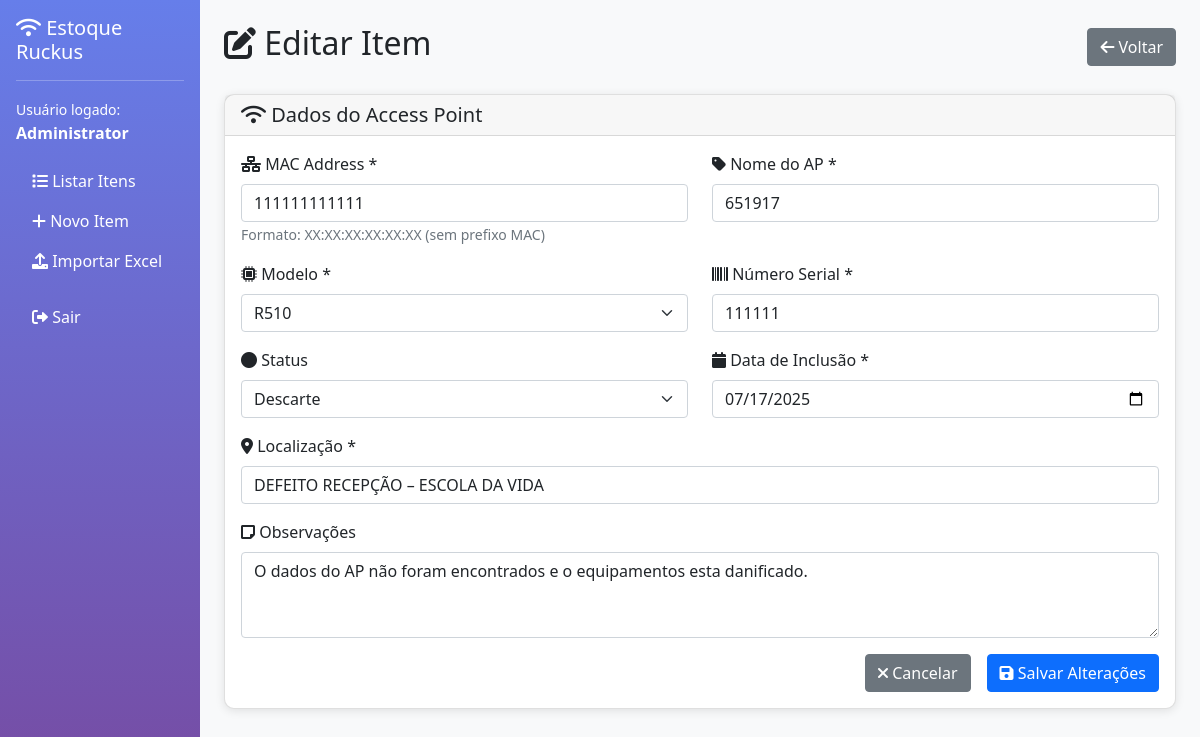
Screenshot of /dashboard/edit_item.php?id=10816 (signed in) with the database file from the repository.
### tables this page shows
CREATE TABLE `estoque` (
  `id` int(11) NOT NULL,
  `apmac` varchar(17) DEFAULT NULL COMMENT 'MAC Address of the Access Point',
  `apname` varchar(100) DEFAULT NULL COMMENT 'Access Point Name/Identifier',
  `model` varchar(50) DEFAULT NULL COMMENT 'Equipment Model',
  `serial` varchar(50) DEFAULT NULL COMMENT 'Serial Number',
  `status` varchar(50) DEFAULT 'Instalado' COMMENT 'Operational Status',
  `location` varchar(200) DEFAULT NULL COMMENT 'Physical Location',
  `inclusao` date DEFAULT NULL COMMENT 'Date added to inventory',
  `obs` text DEFAULT NULL COMMENT 'Additional observations/notes',
  `created_at` timestamp NOT NULL DEFAULT current_timestamp(),
  `updated_at` timestamp NOT NULL DEFAULT current_timestamp() ON UPDATE current_timestamp()
);

### config/database.php (called while the page is built, shortened)
<?php
function getConnection() {
    try {
        $dsn = "mysql:host=" . DB_HOST . ";dbname=" . DB_NAME . ";charset=" . DB_CHARSET;
        $options = [
            PDO::ATTR_ERRMODE            => PDO::ERRMODE_EXCEPTION,
            PDO::ATTR_DEFAULT_FETCH_MODE => PDO::FETCH_ASSOC,
            PDO::ATTR_EMULATE_PREPARES   => false,
        ];
        $pdo = new PDO($dsn, DB_USER, DB_PASS, $options);
        return $pdo;
    } catch (PDOException $e) {
        die("Database connection failed: " . $e->getMessage());
    }
}
?>

### classes/User.php (called while the page is built, shortened)
<?php
require_once '../config/database.php';
class User {
    public function getCurrentUser() {
        if (isset($_SESSION['user_id'])) {
            return [
                'id' => $_SESSION['user_id'],
                'name' => $_SESSION['user_name'],
                'email' => $_SESSION['user_email']
            ];
        }
        return null;
    }
}
?>

### classes/Inventory.php (called while the page is built, shortened)
<?php
class Inventory {
    private $pdo;
    public function __construct() {
        $this->pdo = getConnection();
    }
    public function getById($id) {
        try {
            $stmt = $this->pdo->prepare("SELECT * FROM estoque WHERE id = ?");
            $stmt->execute([$id]);
            $item = $stmt->fetch();
            if ($item) {
                return ['success' => true, 'item' => $item];
            } else {
                return ['success' => false, 'message' => 'Item não encontrado'];
            }
        } catch (PDOException $e) {
            return ['success' => false, 'message' => 'Erro ao buscar item: ' . $e->getMessage()];
        }
    }
    public function getModelOptions() {
        try {
            $stmt = $this->pdo->prepare("
                SELECT DISTINCT option_value
                FROM inventory_options
                WHERE option_type = 'model' AND is_active = 1
                ORDER BY option_value
            ");
            $stmt->execute();
            return $stmt->fetchAll(PDO::FETCH_COLUMN);
        } catch (PDOException $e) {
            return ['R750', 'R650', 'R550', 'R350', 'R320'];
        }
    }
    public function getStatusOptions() {
        try {
            $stmt = $this->pdo->prepare("
                SELECT DISTINCT option_value
                FROM inventory_options
                WHERE option_type = 'status' AND is_active = 1
                ORDER BY option_value
            ");
            $stmt->execute();
            return $stmt->fetchAll(PDO::FETCH_COLUMN);
        } catch (PDOException $e) {
            return ['Instalado', 'Estoque', 'Desaparecido', 'Queimado', 'Descarte', 'Verificar', 'Flagged'];
        }
    }
}
?>

### dashboard/edit_item.php (the view, shortened to what this page needs)
<?php
require_once '../classes/User.php';
require_once '../classes/Inventory.php';
$inventory = new Inventory();
$modelOptions = $inventory->getModelOptions();
$statusOptions = $inventory->getStatusOptions();
$user = new User();
$itemId = isset($_GET['id']) ? (int)$_GET['id'] : 0;
$inventory = new Inventory();
$result = $inventory->getById($itemId);
$item = $result['item'];
$currentUser = $user->getCurrentUser();
?>
<!DOCTYPE html>
<html lang="pt-BR">
<head>
    <link href="https://cdn.jsdelivr.net/npm/bootstrap@5.1.3/dist/css/bootstrap.min.css" rel="stylesheet">
    <link href="https://cdnjs.cloudflare.com/ajax/libs/font-awesome/6.0.0/css/all.min.css" rel="stylesheet">
</head>
<body>
    <div class="container-fluid">
        <div class="row">
            <div class="col-md-2 sidebar p-0">
                <div class="text-white p-3">
                    <h5><i class="fas fa-wifi"></i> Estoque Ruckus</h5>
                    <hr class="text-white">
                    <div class="mb-3">
                        <small>Usuário logado:</small><br>
                        <strong><?= htmlspecialchars($currentUser['name']) ?></strong>
                    </div>
                    <ul class="nav nav-pills flex-column">
                        <li class="nav-item">
                            <a class="nav-link text-white" href="index.php">
                                <i class="fas fa-list"></i> Listar Itens
                            </a>
                        </li>
                        <li class="nav-item">
                            <a class="nav-link text-white" href="add_item.php">
                                <i class="fas fa-plus"></i> Novo Item
                            </a>
                        </li>
                        <li class="nav-item">
                            <a class="nav-link text-white" href="import.php">
                                <i class="fas fa-upload"></i> Importar Excel
                            </a>
                        </li>
                        <li class="nav-item mt-3">
                            <a class="nav-link text-white" href="../auth/logout.php">
                                <i class="fas fa-sign-out-alt"></i> Sair
                            </a>
                        </li>
                    </ul>
                </div>
            </div>
            <div class="col-md-10 main-content p-4">
                <div class="d-flex justify-content-between align-items-center mb-4">
                    <h2><i class="fas fa-edit"></i> Editar Item</h2>
                    <a href="index.php" class="btn btn-secondary">
                        <i class="fas fa-arrow-left"></i> Voltar
                    </a>
                </div>
                <div class="card">
                    <div class="card-header">
                        <h5 class="mb-0"><i class="fas fa-wifi"></i> Dados do Access Point</h5>
                    </div>
                    <div class="card-body">
                        <form action="edit_item_process.php" method="POST">
                            <div class="row">
                                <div class="col-md-6">
                                    <div class="mb-3">
                                        <label for="apmac" class="form-label">
                                            <i class="fas fa-network-wired"></i> MAC Address *
                                        </label>
                                        <input type="text" class="form-control" id="apmac" name="apmac"
                                               value="<?= preg_replace('/^MAC-?/i', '', htmlspecialchars($item['apmac'])) ?>"
                                               pattern="[0-9A-Fa-f:]{17}" required>
                                        <small class="form-text text-muted">Formato: XX:XX:XX:XX:XX:XX (sem prefixo MAC)</small>
                                    </div>
                                </div>
                                <div class="col-md-6">
                                    <div class="mb-3">
                                        <label for="apname" class="form-label">
                                            <i class="fas fa-tag"></i> Nome do AP *
                                        </label>
                                        <input type="text" class="form-control" id="apname" name="apname"
                                               value="<?= htmlspecialchars($item['apname']) ?>" required>
                                    </div>
                                </div>
                            </div>
                            <div class="row">
                                <div class="col-md-6">
                                    <div class="mb-3">
                                        <label for="model" class="form-label">
                                            <i class="fas fa-microchip"></i> Modelo *
                                        </label>
                                        <select class="form-select" id="model" name="model" required>
                                            <?php foreach ($modelOptions as $model): ?>
                                                <option value="<?php echo htmlspecialchars($model); ?>" <?= $item['model'] === $model ? 'selected' : '' ?>>
                                                    <?php echo htmlspecialchars($model); ?>
                                                </option>
                                            <?php endforeach; ?>
                                        </select>
                                    </div>
                                </div>
                                <div class="col-md-6">
                                    <div class="mb-3">
                                        <label for="serial" class="form-label">
                                            <i class="fas fa-barcode"></i> Número Serial *
                                        </label>
                                        <input type="text" class="form-control" id="serial" name="serial"
                                               value="<?= htmlspecialchars($item['serial']) ?>" required>
                                    </div>
                                </div>
                            </div>
                            <div class="row">
                                <div class="col-md-6">
                                    <div class="mb-3">
                                        <label for="status" class="form-label">
                                            <i class="fas fa-circle"></i> Status
                                        </label>
                                        <select class="form-select" id="status" name="status">
                                            <?php foreach ($statusOptions as $status): ?>
                                                <option value="<?php echo htmlspecialchars($status); ?>" <?= $item['status'] === $status ? 'selected' : '' ?>>
                                                    <?php
                                                    $statusTranslations = [
                                                        'Desaparecido' => 'Desaparecido',
                                                        'Descarte' => 'Descarte',
                                                        'Estoque' => 'Estoque',
                                                        'Flagged' => 'Sinalizado',
                                                        'Instalado' => 'Instalado',
                                                        'Queimado' => 'Queimado',
                                                        'Verificar' => 'Verificar',
                                                        'Active' => 'Ativo',
                                                        'Inactive' => 'Inativo',
                                                        'Maintenance' => 'Manutenção',
                                                        'Retired' => 'Aposentado'
                                                    ];
                                                    echo htmlspecialchars($statusTranslations[$status] ?? $status);
                                                    ?>
                                                </option>
                                            <?php endforeach; ?>
                                        </select>
                                    </div>
                                </div>
                                <div class="col-md-6">
                                    <div class="mb-3">
                                        <label for="inclusao" class="form-label">
                                            <i class="fas fa-calendar"></i> Data de Inclusão *
                                        </label>
                                        <input type="date" class="form-control" id="inclusao" name="inclusao"
                                               value="<?= htmlspecialchars($item['inclusao']) ?>" required>
                                    </div>
                                </div>
                            </div>
                            <div class="mb-3">
                                <label for="location" class="form-label">
                                    <i class="fas fa-map-marker-alt"></i> Localização *
                                </label>
                                <input type="text" class="form-control" id="location" name="location"
                                       value="<?= htmlspecialchars($item['location']) ?>" required>
                            </div>
                            <div class="mb-3">
                                <label for="obs" class="form-label">
                                    <i class="fas fa-sticky-note"></i> Observações
                                </label>
                                <textarea class="form-control" id="obs" name="obs" rows="3"><?= htmlspecialchars($item['obs']) ?></textarea>
                            </div>
                            <div class="d-grid gap-2 d-md-flex justify-content-md-end">
                                <a href="index.php" class="btn btn-secondary me-md-2">
                                    <i class="fas fa-times"></i> Cancelar
                                </a>
                                <button type="submit" class="btn btn-primary">
                                    <i class="fas fa-save"></i> Salvar Alterações
                                </button>
                            </div>
                        </form>
                    </div>
                </div>
            </div>
        </div>
    </div>
</body>
</html>

### dashboard/edit_item.php (style rules this page uses)
.sidebar { min-height: 100vh; background: linear-gradient(180deg, #667eea 0%, #764ba2 100%); }
.main-content { background-color: #f8f9fa; }
.card { border-radius: 10px; box-shadow: 0 2px 10px rgba(0,0,0,0.1); }

### rows the page displays
estoque: apmac "111111111111", apname "651917", model "R510", serial "111111", status "Descarte", inclusao "07/17/2025", location "DEFEITO RECEPÇÃO – ESCOLA DA VIDA", obs "O dados do AP não foram encontrados e o equipamentos esta danificado."

### other values shown
$currentUser['name'] "Administrator"
